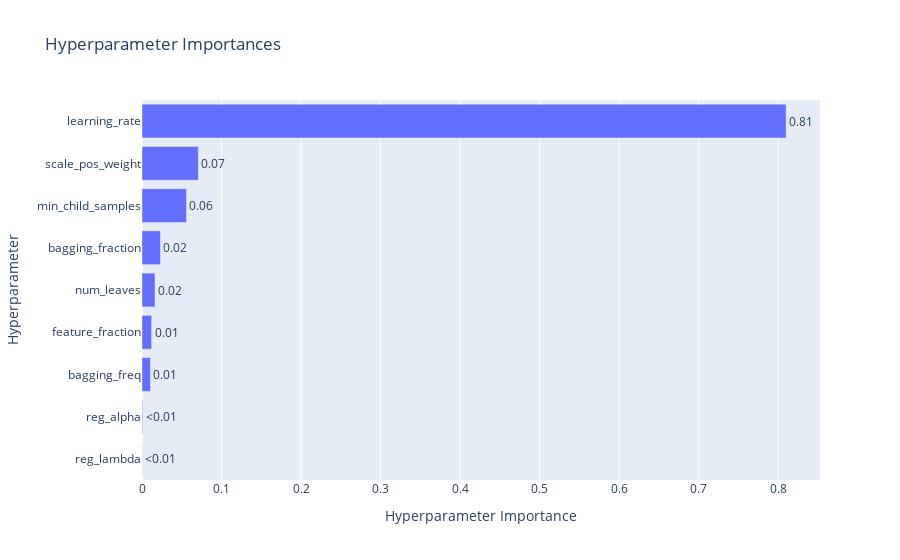

The notebook cell saved with this chart:
### Code cell
fig = plot_param_importances(study)
pio.write_html(fig, "../results/optuna/lightgbm/param_importances_lightgbm.html")
fig.show()

### Figure 1 — Plotly figure (JSON) as saved in the notebook; plotly's stock layout.template omitted (floating-point values rounded to 4 significant figures)
{"data": [{"cliponaxis": false, "hovertemplate": ["reg_lambda (FloatDistribution): 0.00020146296901065832<extra></extra>", "reg_alpha (FloatDistribution): 0.0007757253867912237<extra></extra>", "bagging_freq (IntDistribution): 0.010617243753747879<extra></extra>", "feature_fraction (FloatDistribution): 0.012061086614873907<extra></extra>", "num_leaves (IntDistribution): 0.01637100498535758<extra></extra>", "bagging_fraction (FloatDistribution): 0.023177786495596465<extra></extra>", "min_child_samples (IntDistribution): 0.05588630401484866<extra></extra>", "scale_pos_weight (FloatDistribution): 0.07089919241690847<extra></extra>", "learning_rate (FloatDistribution): 0.8100101933628651<extra></extra>"], "name": "Objective Value", "orientation": "h", "text": ["<0.01", "<0.01", "0.01", "0.01", "0.02", "0.02", "0.06", "0.07", "0.81"], "textposition": "outside", "type": "bar", "x": [0.0002015, 0.0007757, 0.01062, 0.01206, 0.01637, 0.02318, 0.05589, 0.0709, 0.81], "y": ["reg_lambda", "reg_alpha", "bagging_freq", "feature_fraction", "num_leaves", "bagging_fraction", "min_child_samples", "scale_pos_weight", "learning_rate"]}], "layout": {"title": {"text": "Hyperparameter Importances"}, "xaxis": {"title": {"text": "Hyperparameter Importance"}}, "yaxis": {"title": {"text": "Hyperparameter"}}}}
